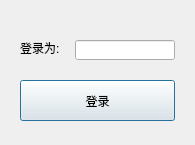
<?xml version="1.0" encoding="UTF-8"?>
<ui version="4.0">
 <class>loginDialog</class>
 <widget class="QDialog" name="loginDialog">
  <property name="geometry">
   <rect>
    <x>0</x>
    <y>0</y>
    <width>195</width>
    <height>145</height>
   </rect>
  </property>
  <property name="windowTitle">
   <string>Dialog</string>
  </property>
  <widget class="QLabel" name="label">
   <property name="geometry">
    <rect>
     <x>20</x>
     <y>40</y>
     <width>50</width>
     <height>15</height>
    </rect>
   </property>
   <property name="text">
    <string>登录为:</string>
   </property>
  </widget>
  <widget class="QLineEdit" name="lineEdit">
   <property name="geometry">
    <rect>
     <x>75</x>
     <y>40</y>
     <width>100</width>
     <height>20</height>
    </rect>
   </property>
  </widget>
  <widget class="QPushButton" name="pushButton">
   <property name="geometry">
    <rect>
     <x>20</x>
     <y>80</y>
     <width>155</width>
     <height>41</height>
    </rect>
   </property>
   <property name="text">
    <string>登录</string>
   </property>
  </widget>
 </widget>
 <resources/>
 <connections/>
</ui>
